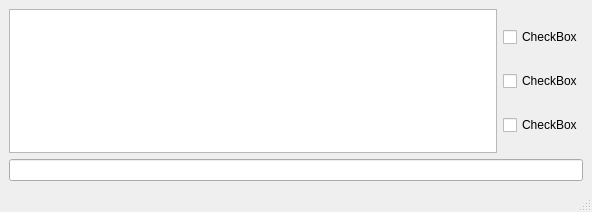
<?xml version="1.0" encoding="UTF-8"?>
<ui version="4.0">
 <class>MainWindow</class>
 <widget class="QMainWindow" name="MainWindow">
  <property name="geometry">
   <rect>
    <x>0</x>
    <y>0</y>
    <width>592</width>
    <height>212</height>
   </rect>
  </property>
  <property name="windowTitle">
   <string>MainWindow</string>
  </property>
  <widget class="QWidget" name="centralwidget">
   <layout class="QGridLayout" name="gridLayout">
    <item row="0" column="1">
     <layout class="QVBoxLayout" name="verticalLayout_2">
      <item>
       <widget class="QCheckBox" name="check1">
        <property name="text">
         <string>CheckBox</string>
        </property>
       </widget>
      </item>
      <item>
       <widget class="QCheckBox" name="check2">
        <property name="text">
         <string>CheckBox</string>
        </property>
       </widget>
      </item>
      <item>
       <widget class="QCheckBox" name="check3">
        <property name="text">
         <string>CheckBox</string>
        </property>
       </widget>
      </item>
     </layout>
    </item>
    <item row="1" column="0" colspan="2">
     <widget class="QLineEdit" name="line"/>
    </item>
    <item row="0" column="0">
     <widget class="QTextEdit" name="text"/>
    </item>
   </layout>
  </widget>
  <widget class="QMenuBar" name="menubar">
   <property name="geometry">
    <rect>
     <x>0</x>
     <y>0</y>
     <width>592</width>
     <height>26</height>
    </rect>
   </property>
  </widget>
  <widget class="QStatusBar" name="statusbar"/>
 </widget>
 <resources/>
 <connections/>
 <buttongroups>
  <buttongroup name="buttonGroup"/>
 </buttongroups>
</ui>
